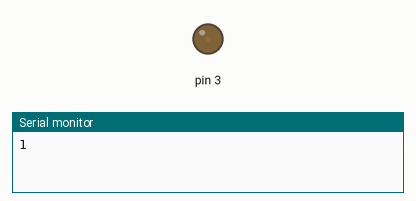
This sketch was run on a simulated Arduino Uno, built with avr-gcc and run on an emulated ATmega328P. Parts: output pins drawn as LEDs (lit = HIGH), the last lines printed to the serial monitor.

Above: at 0.05 s.
At 9.56 s:
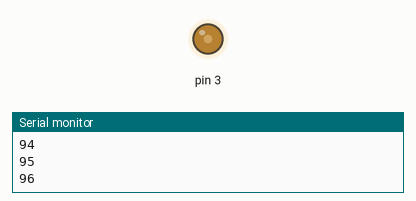
At 19.98 s:
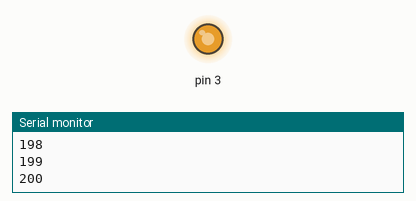
At 39.93 s:
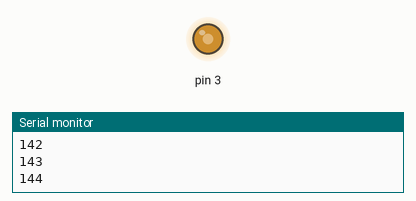
Timing chart, 0 to 40.0 s (numbered marks = the images above):
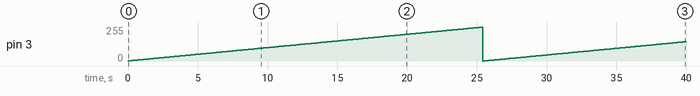

Measured:
- by itself, pin 3: 0/255 → 1/255 at 0.00 s, → 2/255 0.10 s later, → 3/255 0.10 s later, → 4/255 0.10 s later, … (400 changes in this stretch)

The sketch:

shim1.ino
```cpp
byte n=0;
void setup() {
  pinMode(3, OUTPUT);   // D3 как выход
  Serial.begin(9600);
}
void loop() {
  // ШИМ на 3 пин, 1023/4 = 255 - перевели диапазон

  n++;
  if(n>=255)n=0;
  analogWrite(3, n);
  Serial.println(n);
  delay(100);
}
```
